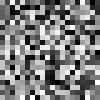
Frame 1 (no input)
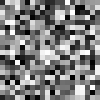
Frame 60 (the mouse pressed at the canvas centre just before this capture)
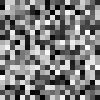
Frame 120 (the mouse held since frame 60 and released just before this capture)

The Processing sketch that drew these frames (run headless with seeded random() and noise(); from frame 60 on, the mouse is pressed at the canvas centre):

// Processing sketch: exercise_3
// ── exercise_3.pde
float gray;
boolean loop;
int square, i, j;

void setup() {
  size(100,100);
}

void draw() {
  noStroke();
  
  loop = true;
  square = 5;
  i = 0;
  j = 0;
  
  while(j<100) {
    i=0;
    while(i<100) {
      gray = random(0,255);
      fill(gray);
      rect(i, j, square, square);
      i=i+5;
    }
    j=j+5;
  }
  
}
